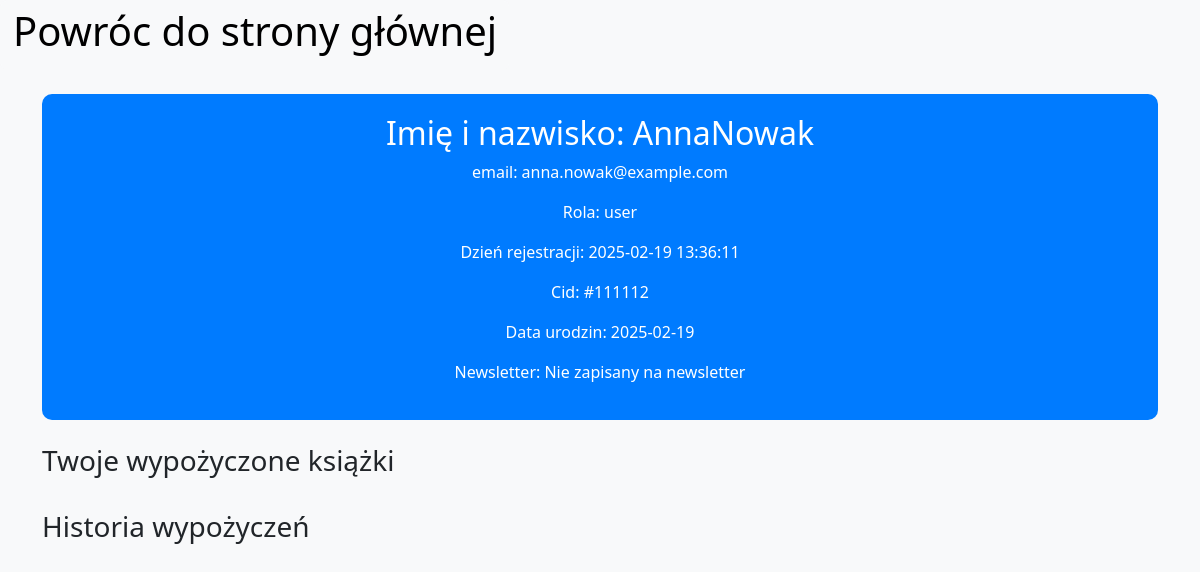
Screenshot of /pages/admin/manageUser.php?cid=#111112 with the database file from the repository.
### tables this page shows
CREATE TABLE IF NOT EXISTS `users` (
  `id` int(11) NOT NULL AUTO_INCREMENT,
  `first_name` varchar(100) NOT NULL,
  `last_name` varchar(100) NOT NULL,
  `email` varchar(100) NOT NULL,
  `password` varchar(255) NOT NULL,
  `role_id` int(11) NOT NULL,
  `registration_date` timestamp NULL DEFAULT current_timestamp(),
  `cid` varchar(20) NOT NULL,
  `birth_date` date DEFAULT NULL,
  `newsletter_announcer` tinyint(1) DEFAULT 0,
  PRIMARY KEY (`id`),
  UNIQUE KEY `email` (`email`),
  KEY `role_id` (`role_id`),
  CONSTRAINT `users_ibfk_1` FOREIGN KEY (`role_id`) REFERENCES `roles` (`id`)
);

### modules/admin/manageUser_modules.php (the view, shortened to what this page needs)
<?php
include $_SERVER['DOCUMENT_ROOT'] . '/SystemZarządzaniaBiblioteką/connect/connect_db.php';
    function userData(){
        global $conn;
        $query = "SELECT * FROM users WHERE cid = '".$_SESSION['cid']."'";
        $result = mysqli_query($conn, $query);
        if($row = mysqli_fetch_assoc($result)){
        if($row['role_id'] == '2'){
            $role = 'user';
        }else{
            $role = 'admin';
        }
        if($row['newsletter_announcer'] == '1'){
            $newsletter = 'Zapisany na newsletter';
        }else{
            $newsletter = 'Nie zapisany na newsletter';
        }
        $return = '
            <h2>Imię i nazwisko: '.$row['first_name'].$row['last_name'].'</h2>
            <p>email: '.$row['email'].'</p>
            <p>Rola: '.$role.'</p>
            <p>Dzień rejestracji: '.$row['registration_date'].'</p>
            <p>Cid: '.$row['cid'].'</p>
            <p>Data urodzin: '.$row['birth_date'].'</p>
            <p>Newsletter: '.$newsletter.'</p>
        ';
        return $return;
        }else{
            return "Brak użytkownika z tym CID!";
        }
    }
?>

### pages/admin/manageUser.php (style rules this page uses)
body { background-color: #f8f9fa; }

### rows the page displays
users: first_name "Anna", last_name "Nowak", email "anna.nowak@example.com", role "user", registration_date "2025-02-19 13:36:11", cid "#111112", birth_date "2025-02-19", newsletter_announcer "Nie zapisany na newsletter"
